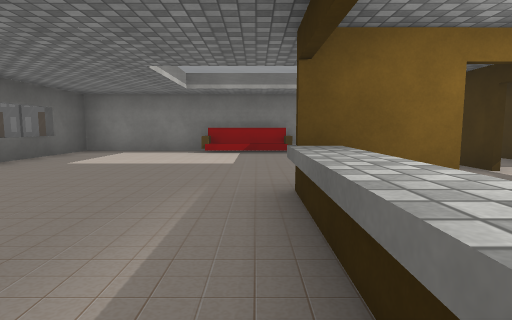
View 1 (above)

16 first-person views from a walk through a Unity game level. The camera is 1.2 m above the floor, tilts 6° down and sees 80° across. The floor is counted in squares, 2.73 m on a side. Each view is taken from the middle of a square. On the plan, view 1 faces up. The plan holds only what a view shows up to about 9 squares ahead; the rest is blank. The place goes on beyond the plan. The player character is not drawn. Some surface patterns are stand-ins.

View 2
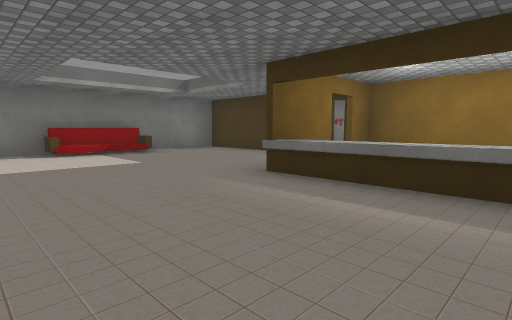

View 3
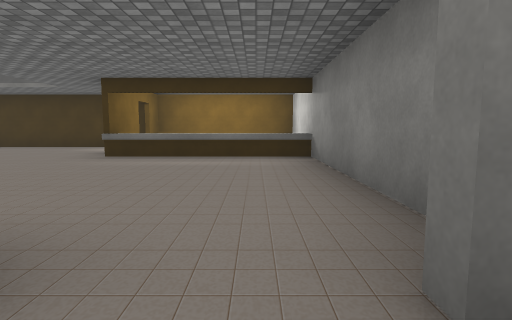

View 4
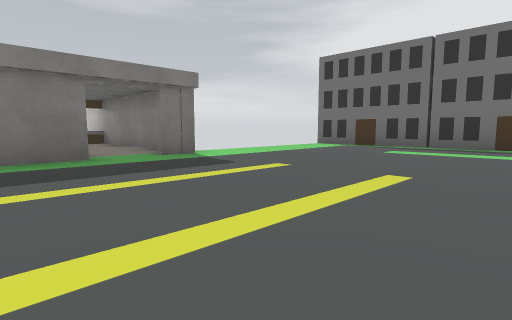

View 5
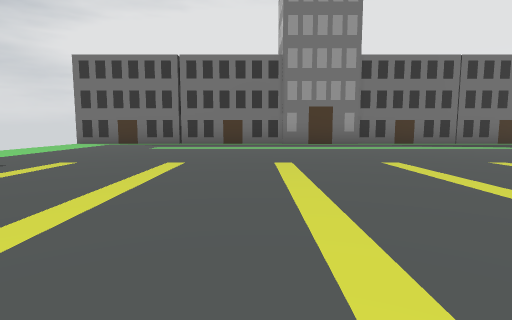

View 6
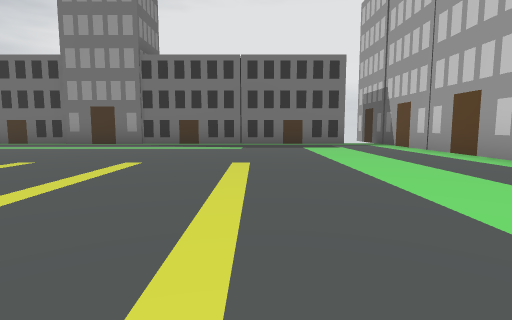

View 7
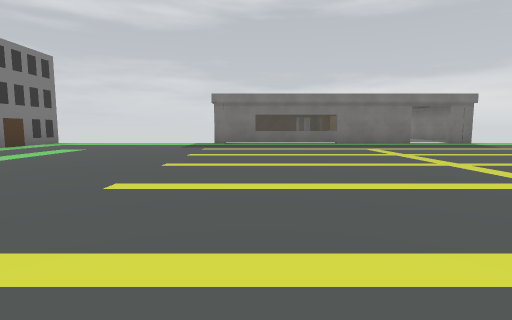

View 8
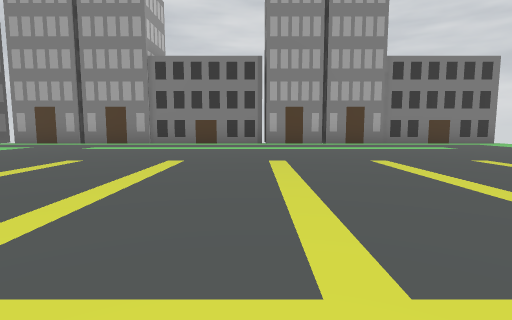

View 9
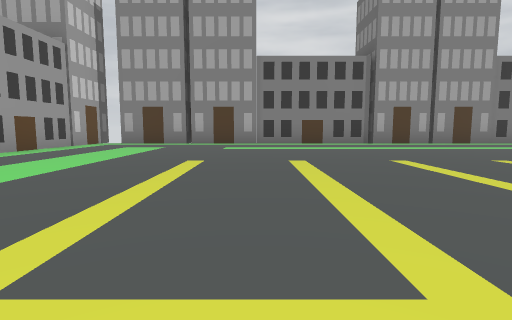

View 10
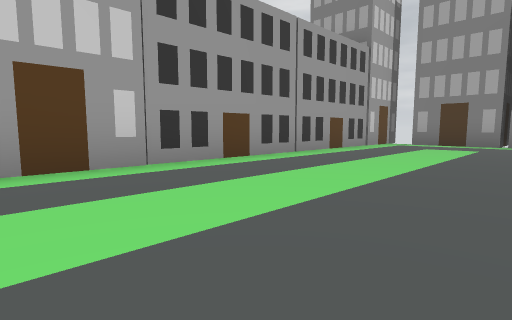

View 11
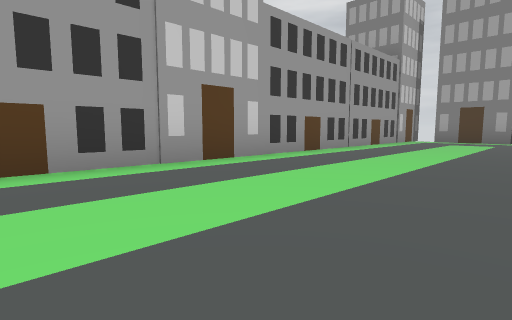

View 12
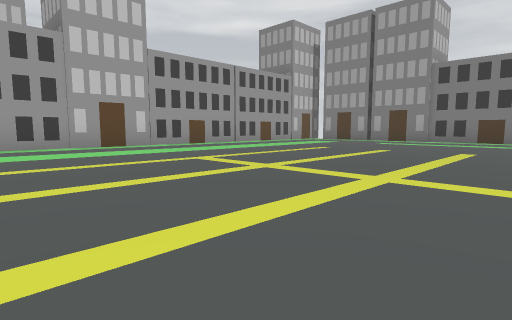

View 13
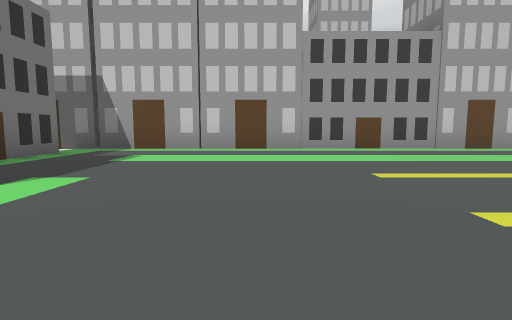

View 14
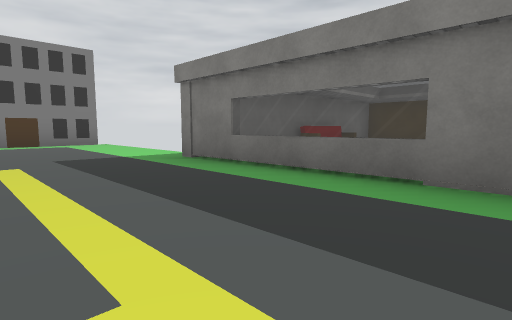

View 15
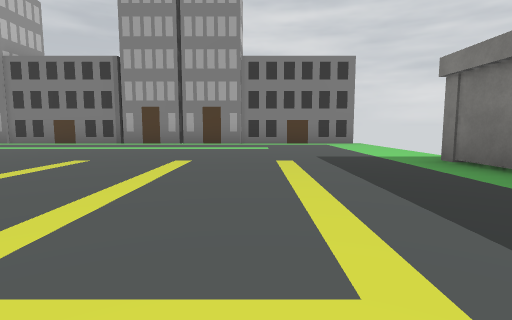

View 16
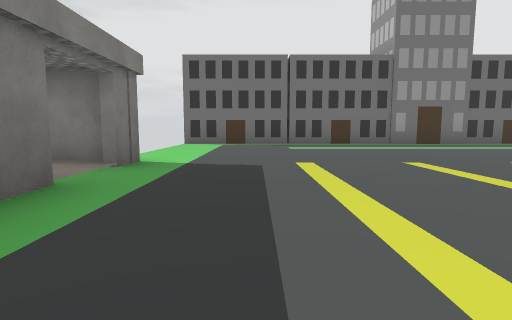

### Floor plan
Points are (right, up) in squares from view 1. A wall is a line through its corners. A room is listed if a view was taken in it or the views show most of it. See-through windows are left out.
Room 1 (views 1, 2)
walls: (1.5, 2) (0.2, 2); (2.4, 3) (2.4, 5.9) (-3.3, 5.9) (-3.3, 3.9); (3.6, 3.4) (3.6, 4.5); (0.2, -0.9) (0.2, 2.2); (-3.1, -0.8) (2.4, -0.8) (2.4, 2.5)
ways out: opening at (-3, 0) to room 2
objects: sofa (0, 6)
Room 2 (views 3, 4, 5, 6, 7, 8, 9, 10, 11, 12, 13, 14, 15, 16)
walls: (-3.4, 0.6) (-3.4, 6.2); (-3.4, -1.1) (-3.4, -0.4); (-16.5, -5.5) (-3, -5.5); (-3.1, 10.6) (-16.9, 10.6); (-17.5, 11.4) (-17.5, -6.2)
ways out: opening at (-3, 0) to room 1

Positions as (right, up) in squares from view 1, and headings:
1: (0, 0), facing up
2: (-2, 0), facing up-right
3: (-4, 0), facing right
4: (-8, 2), facing down-right
5: (-8, 3), facing down
6: (-14, 3), facing down
7: (-12, 5), facing right
8: (-10, 2), facing up
9: (-13, 2), facing up
10: (-14, 2), facing up-left
11: (-14, 0), facing up-left
12: (-10, 0), facing up-left
13: (-11, -2), facing left
14: (-6, 2), facing up-right
15: (-6, 2), facing up
16: (-5, 3), facing down
